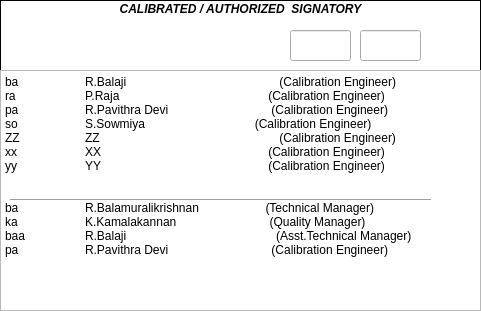
           <widget class="QGroupBox" name="groupBox_31">
            <property name="geometry">
             <rect>
              <x>240</x>
              <y>1600</y>
              <width>481</width>
              <height>311</height>
             </rect>
            </property>
            <property name="font">
             <font>
              <weight>75</weight>
              <italic>true</italic>
              <bold>true</bold>
             </font>
            </property>
            <property name="styleSheet">
             <string notr="true">QGroupBox{background-color: white;
    border: 1px solid black;
    margin-top: 0.5em;
}




</string>
            </property>
            <property name="title">
             <string>CALIBRATED / AUTHORIZED  SIGNATORY</string>
            </property>
            <property name="alignment">
             <set>Qt::AlignCenter</set>
            </property>
            <widget class="QPlainTextEdit" name="plainTextEdit_4">
             <property name="geometry">
              <rect>
               <x>0</x>
               <y>70</y>
               <width>481</width>
               <height>241</height>
              </rect>
             </property>
             <property name="plainText">
              <string>ba	R.Balaji                                              (Calibration Engineer)
ra	P.Raja                         	       (Calibration Engineer)
pa	R.Pavithra Devi                               (Calibration Engineer)
so	S.Sowmiya                                 (Calibration Engineer)
ZZ	ZZ                                                      (Calibration Engineer)
xx	XX                           	       (Calibration Engineer)
yy	YY                          	       (Calibration Engineer)


ba	R.Balamuralikrishnan                    (Technical Manager)
ka	K.Kamalakannan                            (Quality Manager)
baa	R.Balaji                                             (Asst.Technical Manager)
pa	R.Pavithra Devi                               (Calibration Engineer)
</string>
             </property>
            </widget>
            <widget class="Line" name="line_11">
             <property name="geometry">
              <rect>
               <x>10</x>
               <y>190</y>
               <width>421</width>
               <height>20</height>
              </rect>
             </property>
             <property name="orientation">
              <enum>Qt::Horizontal</enum>
             </property>
            </widget>
            <widget class="QLineEdit" name="lineEdit_81">
             <property name="geometry">
              <rect>
               <x>290</x>
               <y>30</y>
               <width>61</width>
               <height>31</height>
              </rect>
             </property>
             <property name="text">
              <string/>
             </property>
            </widget>
            <widget class="QLineEdit" name="lineEdit_82">
             <property name="geometry">
              <rect>
               <x>360</x>
               <y>30</y>
               <width>61</width>
               <height>31</height>
              </rect>
             </property>
             <property name="text">
              <string/>
             </property>
            </widget>
           </widget>
